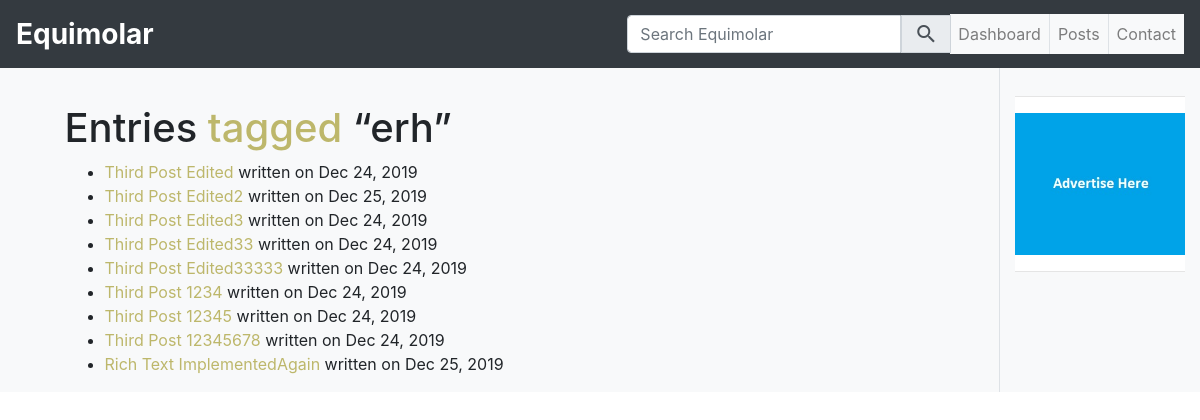
The app's page /tag/7 with its own data.
### equimolar_blog/models.py (models this page shows, shortened)
class Tag(db.Model):
    __tablename__ = 'tags'
    id = db.Column(db.Integer, primary_key=True)
    name = db.Column(db.String(50), unique=True)

class Article(db.Model):
    __tablename__ = 'articles'
    __table_args__ = {'extend_existing': True}
    id = db.Column(db.Integer, primary_key=True)
    title = db.Column(db.String(100), nullable=False)
    slug = db.Column(db.String(150))
    summary = db.Column(db.String(300))
    content = db.Column(db.Text, nullable=False)
    last_mod_date = db.Column(db.DateTime, default=datetime.date(datetime.utcnow()))
    draft = db.Column(db.Boolean, default=0)
    tags = db.relationship('Tag', secondary=articles_tags,
                           backref=db.backref('articles', lazy='dynamic'))
    authour = db.relationship('User', backref='articles', lazy='dynamic')

### equimolar_blog/views.py (the view)
@app.route('/tag/<id>')
def show_tag(id):
    tag = Tag.query.get_or_404(id)
    articles = tag.articles.all()
    return render_template('tag.html', tag=tag, entries=articles)

### equimolar_blog/utilities.py (called while the page is built)
def blog_date(dateobj):
    return dateobj.strftime('%b %d, %Y')

### equimolar_blog/templates/tag.html (shortened to what this page needs)
{% extends "base.html" %}
{% block main %}
  <h1>Entries <a href="">tagged</a> “{{ tag.name }}”</h1>
  <ul>
  {%- for entry in entries %}
    <li>
      <a href="/{{ entry.slug }}">{{ entry.title }}</a>
      written on {{ blog_date(entry.last_mod_date) }}
    </li>
  {%- endfor %}
  </ul>
{% endblock %}

### equimolar_blog/templates/base.html (style rules this page uses)
a { color:darkkhaki; text-decoration: green; }

### records on screen
Tag: name "erh"
Article: title "Third Post Edited", last_mod_date "Dec 24, 2019"
Article: title "Third Post Edited2", last_mod_date "Dec 25, 2019"
Article: title "Third Post Edited3", last_mod_date "Dec 24, 2019"
Article: title "Third Post Edited33", last_mod_date "Dec 24, 2019"
Article: title "Third Post Edited33333", last_mod_date "Dec 24, 2019"
Article: title "Third Post 1234", last_mod_date "Dec 24, 2019"
Article: title "Third Post 12345", last_mod_date "Dec 24, 2019"
Article: title "Third Post 12345678", last_mod_date "Dec 24, 2019"
Article: title "Rich Text ImplementedAgain", last_mod_date "Dec 25, 2019"

### other values on screen
{{ config.SITE_NAME }} "Equimolar"
